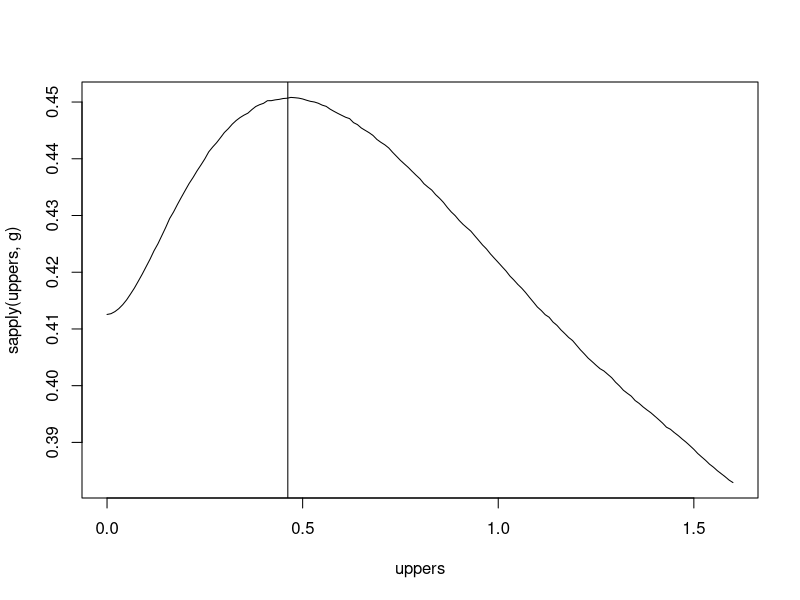
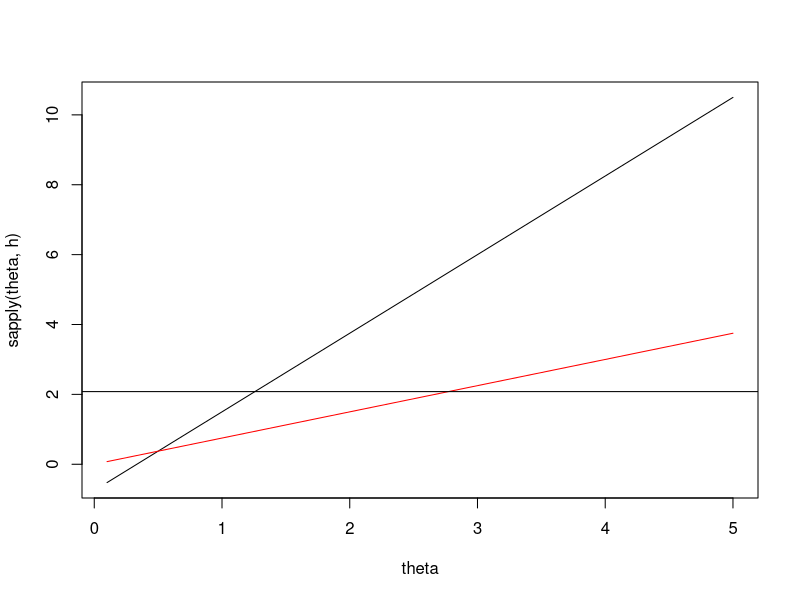
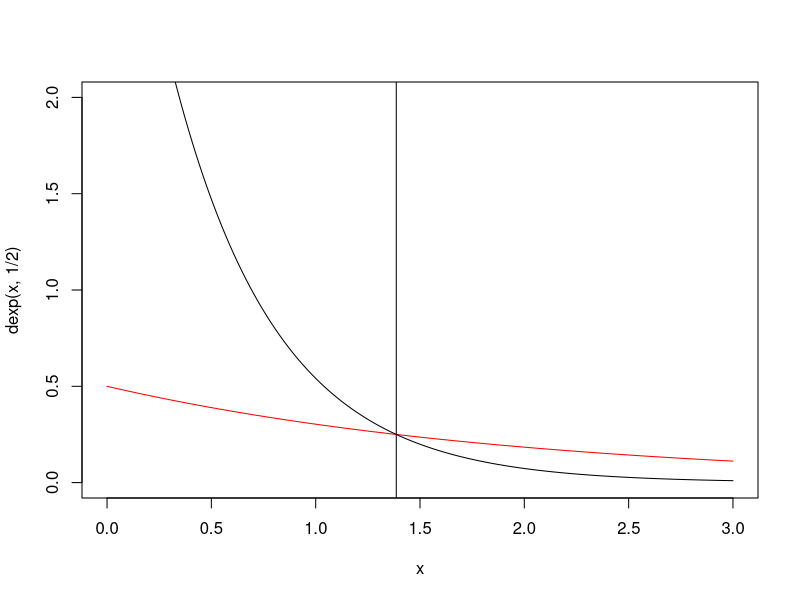
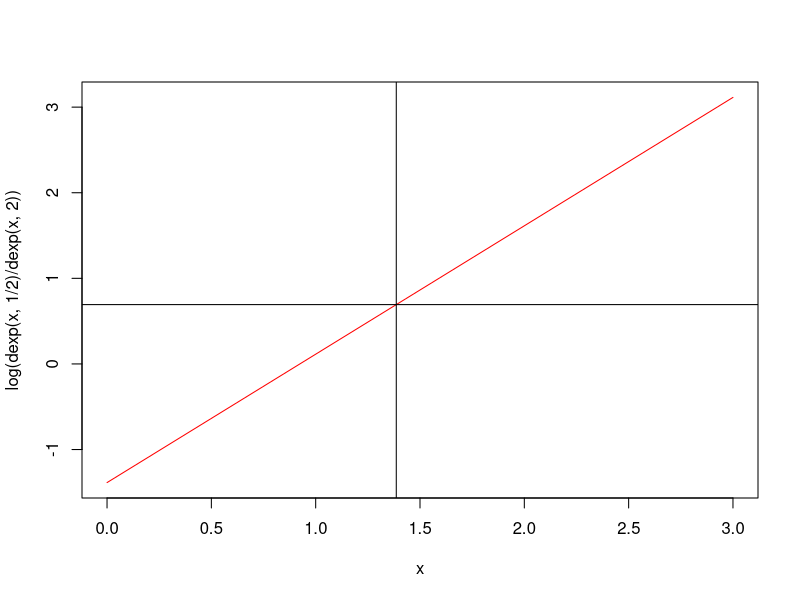
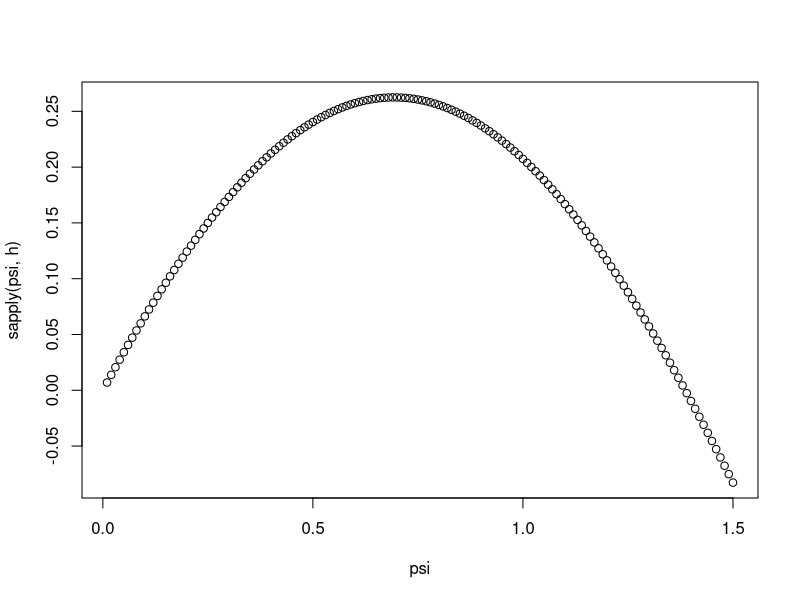
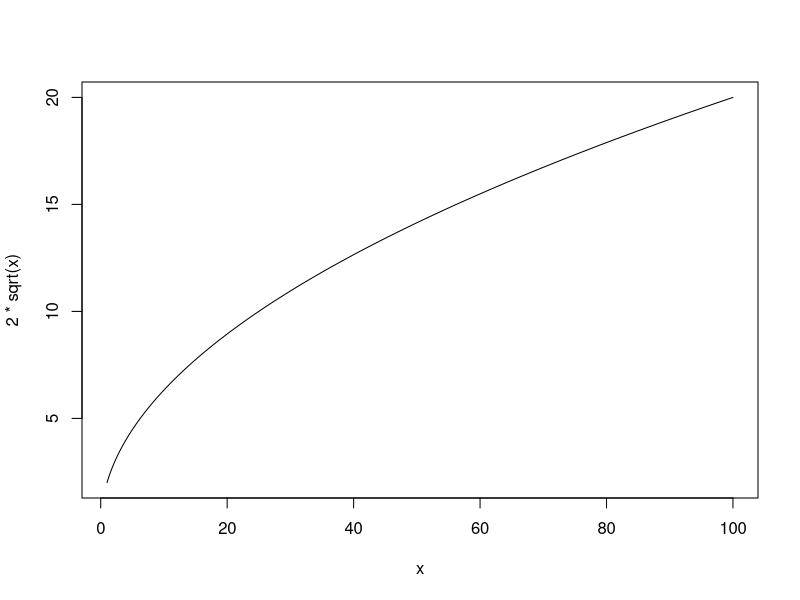
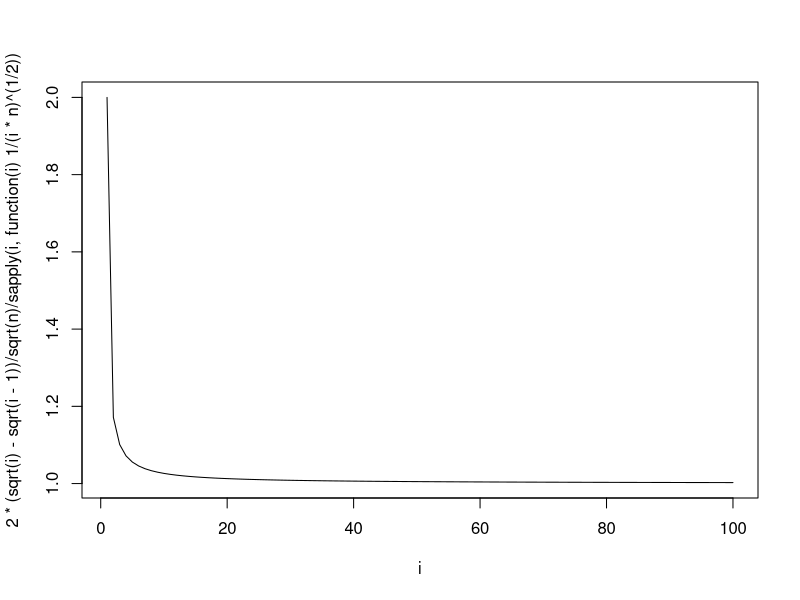

The R source for these figures, in order:
lambda <- 3
theta <- rexp(50000, lambda)
z <- rbinom(50000, 1, 0.5)
psi <- 0.5 * theta + z * 3 / 2 * theta
# plot(theta, psi)
# abline(a = 0, b = 1)

# x <- psi[z == 0]
# AIC(univariateML::mlexp(x))
# AIC(univariateML::mlgamma(x))
# AIC(univariateML::mlgumbel(x))



uppers <- seq(0.0, log(5), by = 0.01)
g <- function(upper) {
  indices <- psi < upper
  mean(psi * (1 - indices) + theta * (indices))
}
plot(uppers, sapply(uppers, g), type = "l")
abline(v = log(4) / lambda)

theta <- seq(0.1, 5, by = 0.01)
h <- function(theta) (log(16) - theta) / (theta * 3)
h <- function(theta) 3 / 4 * (3 * theta - 1)
hh <- function(theta) 3 / 4 * (theta)
plot(theta, sapply(theta, h), type = "l")
lines(theta, sapply(theta, hh), type = "l", col = "red")
abline(h = log(8))

# plot(dexp(psi, 0.5) / (dexp(psi, 2) + dexp(psi, 0.5)))

mean((dexp(psi, 0.5) / (dexp(psi, 2) + dexp(psi, 0.5)) - z)^2)

x <- seq(0, 3, by = 0.01)

plot(x, dexp(x, 1 / 2), type = "l", ylim = c(0, 2), col = "red")
lines(x, 2 * dexp(x, 2), type = "l")
abline(v = log(4))

plot(x, log(dexp(x, 1 / 2) / dexp(x, 2)), type = "l", col = "red")
abline(h = log(2))
abline(v = log(4))

pexp(2 / 3 * log(4))
pexp(2 / 3 * log(4))


upper <- log(4)
a <- integrate(function(x) dexp(x, 2) * (3 / 2 * dexp(x, 2) / (dexp(x, 1 / 2) + dexp(x, 2)) * x + 0.5 * x), 0, upper)$value
b <- integrate(function(x) dexp(x, 1 / 2) * (3 / 2 * dexp(x, 2) / (dexp(x, 1 / 2) + dexp(x, 2)) * x + 0.5 * x), 0, upper)$value
c <- integrate(function(x) dexp(x, 1 / 2) * x, upper, Inf)$value
d <- integrate(function(x) dexp(x, 2) * x, upper, Inf)$value
(a + b) / 2 + (c + d) / 2

upper <- log(4)
a <- integrate(function(x) dexp(x, 2) * (3 / 2 * dexp(x, 2) / (dexp(x, 1 / 2) + dexp(x, 2)) * x - 0.5 * x), 0, upper)$value
b <- integrate(function(x) dexp(x, 1 / 2) * (3 / 2 * dexp(x, 2) / (dexp(x, 1 / 2) + dexp(x, 2)) * x - 0.5 * x), 0, upper)$value
(a + b) / 2 + 5 / 4


##
g <- function(upper) {
  indices <- psi < upper
  mean(psi * (1 - indices) + theta * (indices))
}
indices <- psi < upper
mean(psi * (1 - indices) + theta * (indices))


h <- function(psi) {
  3 / 2 * dexp(psi, 2) / (dexp(psi, 1 / 2) + dexp(psi, 2)) * psi - 0.5 * psi
}

psi <- seq(0.01, 1.5, by = 0.01)
plot(psi, sapply(psi, h))

x <- seq(1, 100, by = 0.1)
plot(x, 2 * sqrt(x), type = "l")
n <- 100
i <- seq(1, n)
plot(i, 2 * (sqrt(i) - sqrt(i - 1)) / sqrt(n) / sapply(i, function(i) 1 / (i * n)^(1 / 2)), type = "l")
lines(i, sapply(i, function(i) 1 / (i * n)^(1 / 2)), col = "red")
